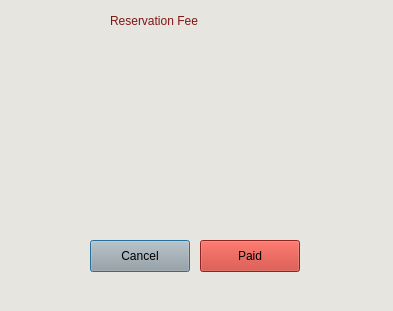
<?xml version="1.0" encoding="UTF-8"?>
<ui version="4.0">
 <class>Dialog</class>
 <widget class="QDialog" name="Dialog">
  <property name="geometry">
   <rect>
    <x>0</x>
    <y>0</y>
    <width>393</width>
    <height>311</height>
   </rect>
  </property>
  <property name="windowTitle">
   <string>Dialog</string>
  </property>
  <property name="styleSheet">
   <string notr="true">background-color: rgb(231,229,223);</string>
  </property>
  <widget class="QLabel" name="label">
   <property name="geometry">
    <rect>
     <x>110</x>
     <y>10</y>
     <width>171</width>
     <height>21</height>
    </rect>
   </property>
   <property name="styleSheet">
    <string notr="true">color: rgb(126, 22, 21);
font: 700 24pt &quot;KoHo&quot;;</string>
   </property>
   <property name="text">
    <string>Reservation Fee</string>
   </property>
  </widget>
  <widget class="QLabel" name="label_2">
   <property name="geometry">
    <rect>
     <x>120</x>
     <y>50</y>
     <width>150</width>
     <height>150</height>
    </rect>
   </property>
   <property name="text">
    <string/>
   </property>
   <property name="pixmap">
    <pixmap resource="../picture/resource.qrc">:/icon/IMG_1673.jpg</pixmap>
   </property>
   <property name="scaledContents">
    <bool>true</bool>
   </property>
  </widget>
  <widget class="QPushButton" name="cancelBtn">
   <property name="geometry">
    <rect>
     <x>90</x>
     <y>240</y>
     <width>100</width>
     <height>32</height>
    </rect>
   </property>
   <property name="styleSheet">
    <string notr="true">
background-color: rgb(163, 165, 165);</string>
   </property>
   <property name="text">
    <string>Cancel</string>
   </property>
  </widget>
  <widget class="QPushButton" name="cancelBtn_2">
   <property name="geometry">
    <rect>
     <x>200</x>
     <y>240</y>
     <width>100</width>
     <height>32</height>
    </rect>
   </property>
   <property name="styleSheet">
    <string notr="true">
background-color: rgb(198, 52, 40);</string>
   </property>
   <property name="text">
    <string>Paid</string>
   </property>
  </widget>
 </widget>
 <resources>
  <include location="../picture/resource.qrc"/>
 </resources>
 <connections/>
</ui>
